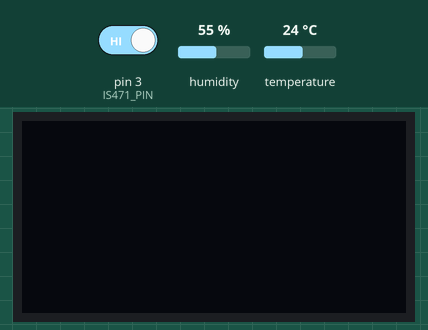
Recording of a sketch running on a simulated Arduino Uno, built with avr-gcc and run on an emulated ATmega328P. On the bench: 128×64 one-colour display. Inputs (shaded band) come from the test bench; at power-on: pin 3 (IS471_PIN) HIGH, humidity 55 %, temperature 24 °C.

Above: at 2.8 s.
2.9 s: pin 3 (IS471_PIN) driven LOW
At 4.3 s:
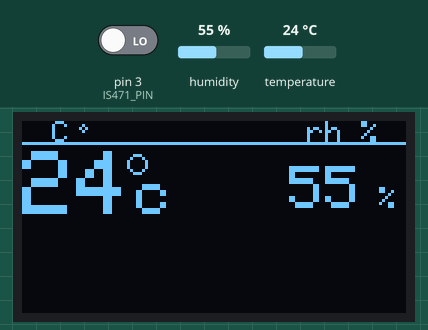
5.6 s: humidity set to 22 %
At 6.5 s:
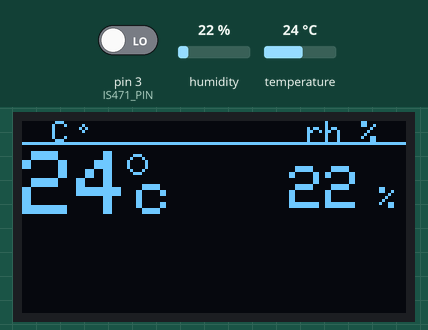
8.3 s: temperature set to 12 °C
At 11.5 s:
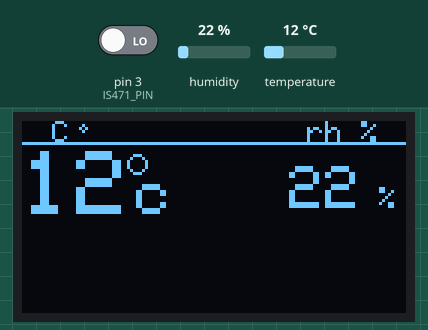
11.8 s: humidity set to 40 %
At 13.1 s:
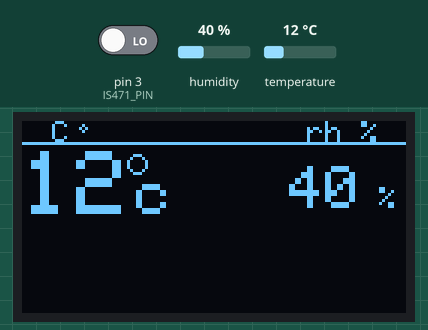
14.5 s: temperature set to 19 °C
At 17.2 s:
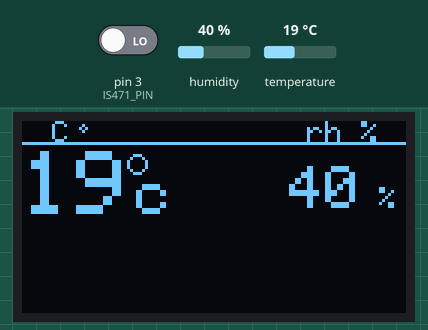
Timing chart, 0 to 18.7 s (numbered marks = the images above; inputs shaded):
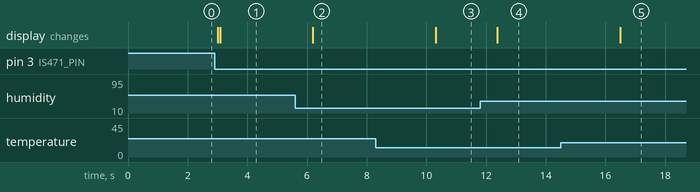

Measured:
- after the input at 5.6 s, the display: changes after 0.59 s (image 2)
- after the input at 8.3 s, the display: changes after 2.0 s (image 3)
- after the input at 11.8 s, the display: changes after 0.58 s (image 4)
- after the input at 14.5 s, the display: changes after 2.0 s (image 5)

The sketch:

atmega328-dht22-with-is471.ino
```cpp
#include <avr/wdt.h>
#include <SPI.h>
#include <Wire.h>
#include <DHT.h>
#include <Adafruit_GFX.h>
#include <Adafruit_SSD1306.h>


#define OLED_RESET 4
Adafruit_SSD1306 display(OLED_RESET);

#define SENSOR_PIN 2
#define DHTTYPE DHT22
#define IS471_PIN 3
#define DISPLAY_POWER_PIN A3


DHT dht(SENSOR_PIN, DHTTYPE);
float temperature = 99.0;
float humidity = 99.0;
volatile unsigned short timer_runs;
volatile unsigned short timer_status;

ISR(TIMER1_OVF_vect) {
  TCNT1 = 0;
  timer_runs++;

  if (timer_runs > 5) {
    timer_status = 100;

    cli();
    TCCR1A = 0;
    TCCR1B = 0;
    sei();
  }
}

void is471_interrupt() {
  cli();
  TCCR1A = 0;
  TCCR1B = 0;
  TCNT1  = 0;

  TCCR1B |= (1 << CS12) | (1 << CS10);
  TIMSK1 |= (1 << TOIE1);
  sei();
  timer_runs = 0;
  timer_status = 1;
}


void setup() {
  pinMode(DISPLAY_POWER_PIN, OUTPUT);
  digitalWrite(DISPLAY_POWER_PIN, LOW);

  pinMode(IS471_PIN, INPUT);
  attachInterrupt(digitalPinToInterrupt(IS471_PIN), is471_interrupt, FALLING);

  dht.begin();
  timer_status = 0;
}


void display_values(float h, float t) {
  String humidity_s = String(int(h));
  String temperature_s = String(int(t));

  display.clearDisplay();
  display.setTextColor(WHITE);

  display.setTextSize(1);

  display.setCursor(10, 0);
  display.print("C");
  display.setCursor(15, 0);
  display.drawCircle(20, 2, 1, WHITE);
  display.setCursor(95, 0);
  display.print("rh %");

  // line between description and values
  display.drawLine(0,7,128,7, WHITE);


  display.setTextSize(3);
  display.setCursor(0,10);
  display.print(temperature_s);

  display.drawCircle(temperature_s.length() * 19, 14, 3, WHITE);
  display.setTextSize(2.5);
  display.setCursor(temperature_s.length() * 19, 17);
  display.print('c');


  display.setTextSize(2.5);
  display.setCursor(89, 15);
  display.print(humidity_s);
  display.setTextSize(1);
  display.setCursor(89 + humidity_s.length() * 15, 22);
  display.print('%');

  display.display();
}

void loop() {
  temperature = dht.readTemperature();
  humidity = dht.readHumidity();

  if (isnan(temperature) || isnan(humidity)) {
    return;
  }

  if (timer_status == 1) {
    digitalWrite(DISPLAY_POWER_PIN, HIGH);
    display.begin(SSD1306_SWITCHCAPVCC, 0x3C);
    display_values(humidity, temperature);

    timer_status = 10;
  }
  if (timer_status == 10) {
    display_values(humidity, temperature);
  }
  if (timer_status == 100) {
    display.clearDisplay();
    display.display();
    digitalWrite(DISPLAY_POWER_PIN, LOW);

    timer_status = 0;
  }

  delay(1000);
}
```
